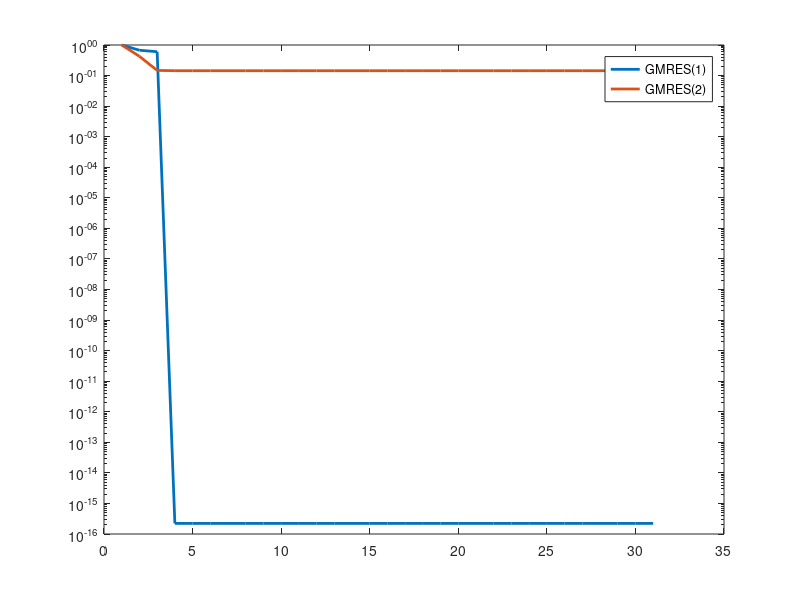

MATLAB code for this plot:
clear all
%% The first example from Embree's paper on the restart GMRES.
disp('GMRES(1)')
A = [ 1 2 -2;
      0 2  4;
      0 0  3];
b = [3 1 1]';

it = 30;
r1 = zeros(3,it);
r1(:,1) = b;
r1Norms = zeros(1,it);
r1Norms(1) = norm(r1(:,1))/norm(b);


for k=1:it
    r1(:,k+1) = r1(:,k) - ((r1(:,k)'*A*r1(:,k)) / (r1(:,k)'*A'*A*r1(:,k))) ...
         * A*r1(:,k);
    r1Norms(k+1) = norm(r1(:,k+1))/norm(b);
end
r1Norms(4:end) = eps;


%% The second example from the same paper on restart GMRES.
disp('GMRES(2)')
r2 = zeros(3,it);
%r(k+2) = p(A)r(k). p(z) = 1 + alpha*z + beta*z^2;
r2(:,1) = b;
r2(:,2) = [3 -3 0];
r2Norms = zeros(1,it);
r2Norms(1) = norm(r2(:,1))/norm(b);

for k=1:it
    alpha = ((r2(:,k)'         * A*A * r2(:,k))  * ...
             (r2(:,k)' * A'    * A*A * r2(:,k))  - ...
             (r2(:,k)'         * A*    r2(:,k))  * ...
             (r2(:,k)' * A'*A' * A*A * r2(:,k))) / ...
            ((r2(:,k)' * A'    * A   * r2(:,k))  * ...
             (r2(:,k)' * A'*A' * A*A * r2(:,k))  - ...
             (r2(:,k)' * A'    * A*A * r2(:,k))  * ...
             (r2(:,k)' * A'    * A*A * r2(:,k)));
    
   beta =  ((r2(:,k)'  *         A   * r2(:,k))  * ...
            (r2(:,k)'  * A'    * A*A * r2(:,k))  - ...
            (r2(:,k)'          * A*A * r2(:,k))  * ...
            (r2(:,k)'  * A'    * A   * r2(:,k))) / ...
           ((r2(:,k)'  * A'    * A   * r2(:,k))  * ...
            (r2(:,k)'  * A'*A' * A*A * r2(:,k))  - ...
            (r2(:,k)'  * A'    * A*A * r2(:,k))  * ...
            (r2(:,k)'  * A'    * A*A * r2(:,k)));
      
   p = eye(3) + alpha*A + beta*(A^2);
   r2(:,k+1) = p*r2(:,k);
   r2Norms(k+1) = norm(r2(:,k+1))/norm(b);   
end

semilogy(1:(it+1),r1Norms,'LineWidth',2)
hold on
semilogy(1:(it+1),r2Norms,'LineWidth',2)
legend('GMRES(1)','GMRES(2)')
hold off




